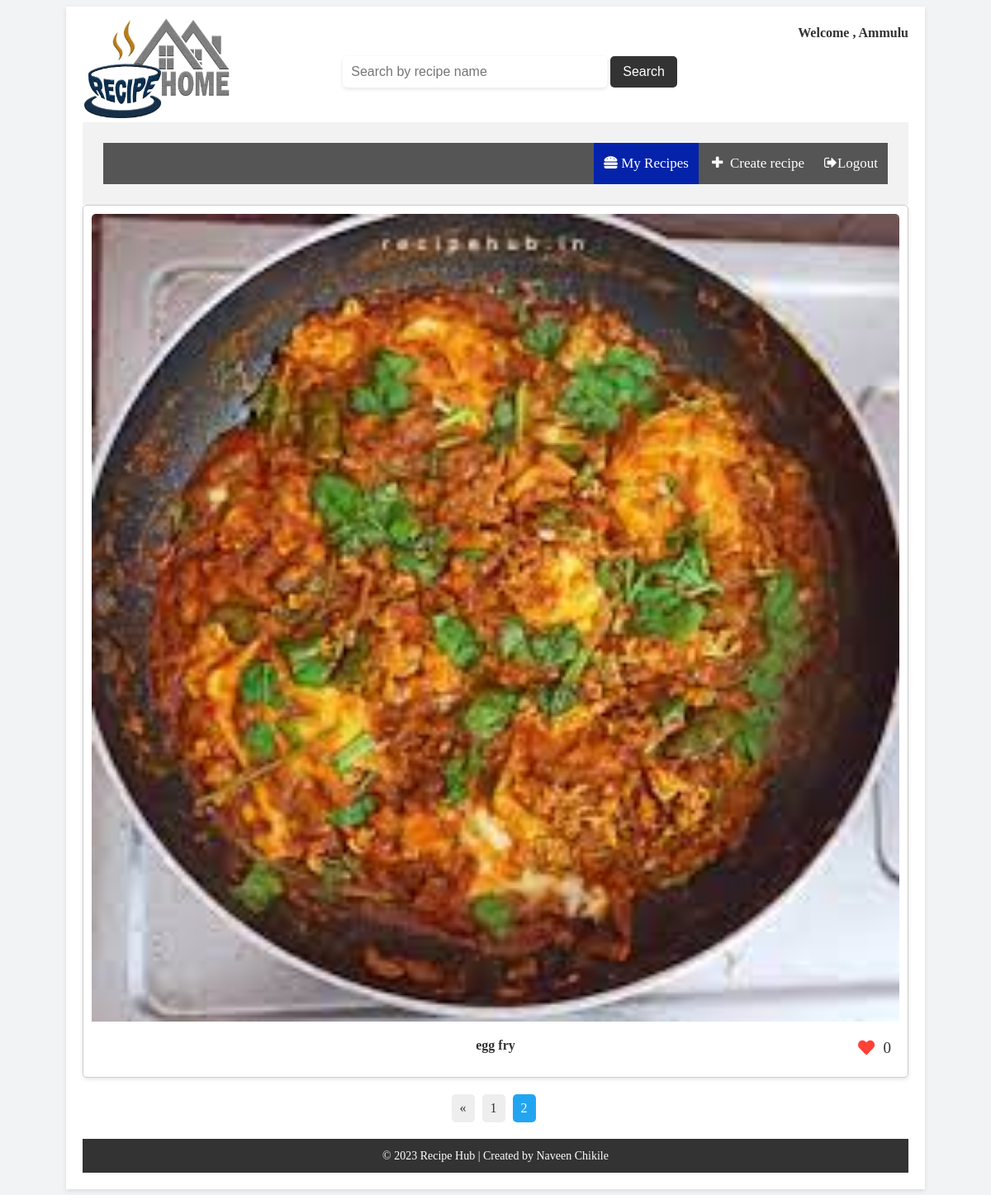
Before: /user?page=2 (signed in) with the older database file.
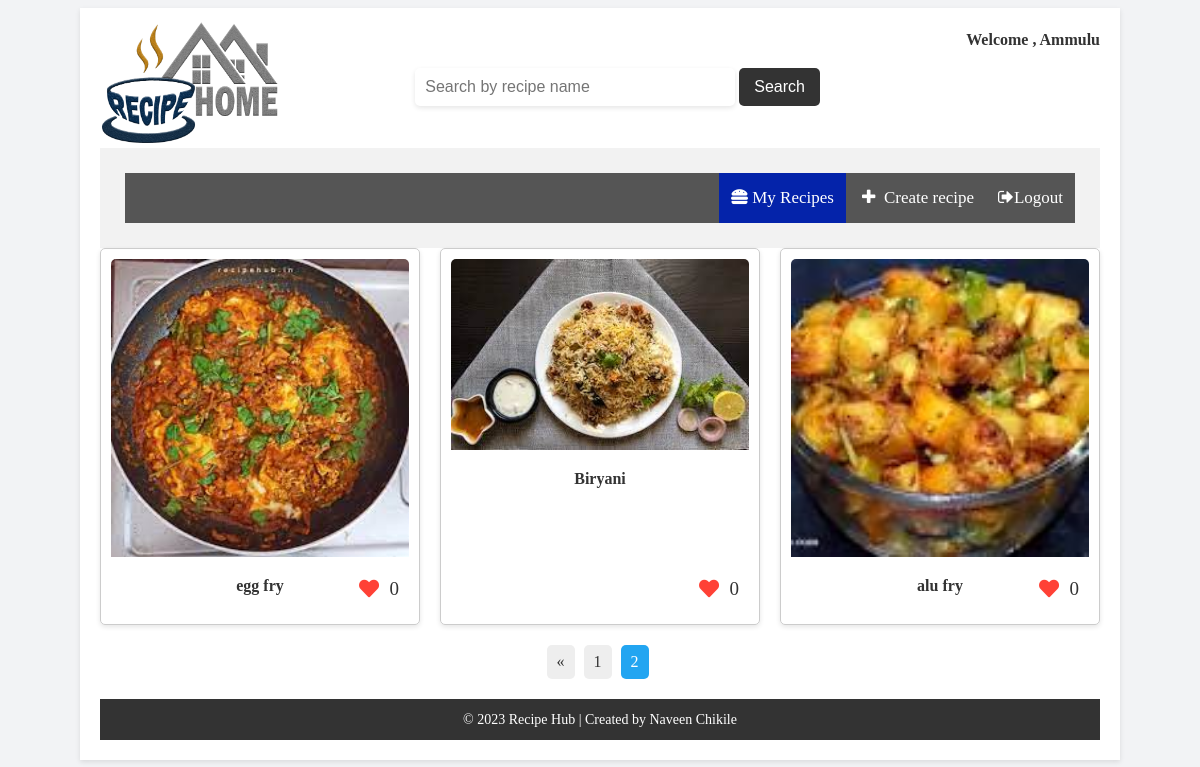
After: the same page with the newer database file.
### recipes/models.py (models this page shows, shortened)
class Recipe(models.Model):
    CATEGORY_CHOICES = [
        ('veg', 'Vegetarian'),
        ('Non-veg', 'Non-Vegetarian'),
        ('Breakfast', 'Breakfast'),
        ('Snacks', 'Snacks'),
        ('Rice', 'Rice'),
    ]
    user = models.ForeignKey(User, on_delete=models.CASCADE)
    recipe_name = models.CharField(max_length=100)
    ingredients = models.TextField()
    description = models.TextField()
    processtime=models.IntegerField(default=0)
    image = models.ImageField(upload_to='images/', null=True, blank=True)
    audio = models.FileField(upload_to='audio/', null=True, blank=True)
    category = models.CharField(max_length=20, choices=CATEGORY_CHOICES, default='veg')
    likes = models.IntegerField(default=0)
    youtube_links = models.URLField(default='', max_length=200)

### recipes/views.py (the view)
# urls.py: path('user', views.user_recipe_list, name='user_recipe_list'),
@login_required
def user_recipe_list(request):
    query = request.GET.get('q')
    recipes = Recipe.objects.all()  # Filter recipes by the current user
    if query:
        recipes = recipes.filter(recipe_name__icontains=query)
    paginator = Paginator(recipes, 8)
    page_number = request.GET.get('page')
    page_obj = paginator.get_page(page_number)
    context = {
        'recipes': page_obj
    }
    return render(request, 'recipes/user_recipe_list.html', context)

### recipes/templates/recipes/user_recipe_list.html (shortened to what this page needs)
<!DOCTYPE html>
<html>
<head>
        <link rel="stylesheet" href="https://cdnjs.cloudflare.com/ajax/libs/font-awesome/4.7.0/css/font-awesome.min.css">
    <link rel="stylesheet" href="https://cdnjs.cloudflare.com/ajax/libs/font-awesome/5.15.3/css/all.min.css">
    <link rel="stylesheet" href="https://maxcdn.bootstrapcdn.com/font-awesome/4.4.0/css/font-awesome.min.css">
</head>
<body>
    <div class="container">
        <div class="logo">
            <img src="/static/recipes/images/recipehublogo.png" alt="Logo">
        </div>
        <div class="search-form">
            <form action="{% url 'recipes:user_recipe_list' %}" method="GET">
                <input type="text" name="q" placeholder="Search by recipe name">
                <button type="submit">Search</button>
            </form>
        </div>
        <div class="banner">
        <div class="navbar">
            <a href="{% url 'recipes:recipe_list' %}"><i class="fa fa-sign-out"></i>Logout</a>
            <a href="{% url 'recipes:create_recipe' %}"><i class="fa fa-fw fa-plus"></i> Create recipe</a>
             <a class="active" href="{% url 'recipes:user_recipes' %}"><i class="fas fa-hamburger"></i> My Recipes </a>
        </div>
    </div>
        <div class="username">
            Welcome , {{ request.user.username }}
        </div>
        <div class="recipe-list">
            {% for recipe in recipes %}
            <div class="recipe-item">
                <a href="{% url 'recipes:recipe_detail' recipe.id %}">
                    <img src="{{ recipe.image.url }}" alt="Recipe Image">
                    <p class="recipe-name">{{ recipe.recipe_name }}</p>
                </a>
                <div class="likes-count">
                    <span class="count">{{ recipe.likes }}</span>
                    <span class="love-icon"><i class="fas fa-heart"></i></span>
                </div>
            </div>
            {% empty %}
            <p>No recipes found.</p>
            {% endfor %}
        </div>
        <div class="pagination">
            {% if recipes.has_other_pages %}
            <ul class="pagination-list">
                {% if recipes.has_previous %}
                <li><a class="page-link" href="?page=1">&laquo;</a></li>
                <li><a class="page-link" href="?page={{ recipes.previous_page_number }}">{{ recipes.previous_page_number }}</a></li>
                {% endif %}
                <li><a class="page-link active" href="?page={{ recipes.number }}">{{ recipes.number }}</a></li>
            </ul>
            {% endif %}
        </div>
        <div class="footer">
            &copy; 2023 Recipe Hub | Created by Naveen Chikile
        </div>
    </div>
</body>
</html>

Changed rows visible on the page:
added Recipe: image (picture), recipe_name "Biryani", likes "0"
added Recipe: image (picture), recipe_name "alu fry", likes "0"
